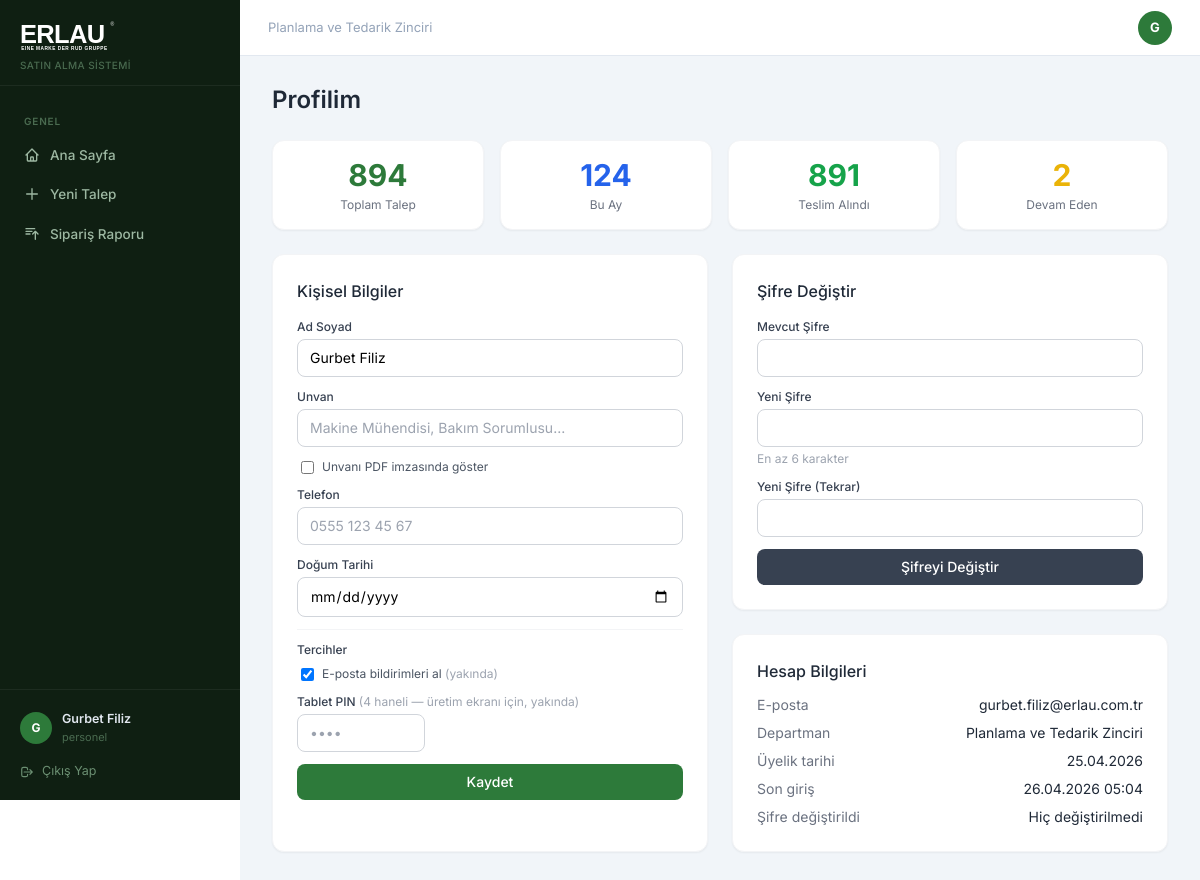
Screenshot of /profil (signed in) with the database file from the repository.
### app/models.py (models this page shows)
class User(db.Model, UserMixin):
    id = db.Column(db.Integer, primary_key=True)
    name = db.Column(db.String(100), nullable=False)
    email = db.Column(db.String(120), unique=True, nullable=False)
    password = db.Column(db.String(200), nullable=False)
    role = db.Column(db.String(20), default='personel')
    department_id = db.Column(db.Integer, db.ForeignKey('department.id'))
    created_at = db.Column(db.DateTime, default=datetime.utcnow)
    is_active = db.Column(db.Boolean, default=True)
    unvan = db.Column(db.String(100))
    telefon = db.Column(db.String(20))
    dogum_tarihi = db.Column(db.Date)
    unvan_pdf_goster = db.Column(db.Boolean, default=False)
    son_giris = db.Column(db.DateTime)
    sifre_degisim_tarihi = db.Column(db.DateTime)
    tablet_pin = db.Column(db.String(6))
    bildirim_email = db.Column(db.Boolean, default=True)
    talepler = db.relationship('TalepFormu', backref='talep_eden', lazy=True)

class Department(db.Model):
    id = db.Column(db.Integer, primary_key=True)
    name = db.Column(db.String(100), nullable=False, unique=True)
    users = db.relationship('User', backref='department', lazy=True)

### app/routes.py (the view, shortened to what this page needs)
@main.route('/profil', methods=['GET', 'POST'])
@login_required
def profil():
    from sqlalchemy import func
    toplam = TalepFormu.query.filter_by(talep_eden_id=current_user.id).count()
    durum_sayilari = dict(
        db.session.query(TalepFormu.durum, func.count(TalepFormu.id))
        .filter_by(talep_eden_id=current_user.id)
        .group_by(TalepFormu.durum).all()
    )
    bu_ay_baslangic = datetime.utcnow().replace(day=1, hour=0, minute=0, second=0, microsecond=0)
    bu_ay = TalepFormu.query.filter(
        TalepFormu.talep_eden_id == current_user.id,
        TalepFormu.created_at >= bu_ay_baslangic
    ).count()
    return render_template('profil.html', toplam=toplam, durum_sayilari=durum_sayilari, bu_ay=bu_ay)

### app/models.py (called while the page is built)
@login_manager.user_loader
def load_user(user_id):
    return User.query.get(int(user_id))

### app/templates/profil.html (shortened to what this page needs)
{% extends 'base.html' %}
{% block content %}
<div class="max-w-4xl mx-auto">
  <h1 class="text-2xl font-semibold text-gray-800 mb-6">Profilim</h1>
  <div class="grid grid-cols-2 md:grid-cols-4 gap-4 mb-6">
    <div class="bg-white rounded-xl border border-gray-100 shadow-sm p-4 text-center">
      <div class="text-3xl font-bold erlau-green-text">{{ toplam }}</div>
      <div class="text-xs text-gray-500 mt-1">Toplam Talep</div>
    </div>
    <div class="bg-white rounded-xl border border-gray-100 shadow-sm p-4 text-center">
      <div class="text-3xl font-bold text-blue-600">{{ bu_ay }}</div>
      <div class="text-xs text-gray-500 mt-1">Bu Ay</div>
    </div>
    <div class="bg-white rounded-xl border border-gray-100 shadow-sm p-4 text-center">
      <div class="text-3xl font-bold text-green-600">{{ durum_sayilari.get('teslim_alindi', 0) }}</div>
      <div class="text-xs text-gray-500 mt-1">Teslim Alındı</div>
    </div>
    <div class="bg-white rounded-xl border border-gray-100 shadow-sm p-4 text-center">
      <div class="text-3xl font-bold text-yellow-500">{{ durum_sayilari.get('bekliyor', 0) + durum_sayilari.get('onaylandi', 0) + durum_sayilari.get('yolda', 0) }}</div>
      <div class="text-xs text-gray-500 mt-1">Devam Eden</div>
    </div>
  </div>
  <div class="grid grid-cols-1 md:grid-cols-2 gap-6">
    <div class="bg-white rounded-xl border border-gray-100 shadow-sm p-6">
      <h2 class="font-medium text-gray-800 mb-4">Kişisel Bilgiler</h2>
      <form method="POST">
        <div class="space-y-3">
          <div>
            <label class="block text-xs font-medium text-gray-700 mb-1">Ad Soyad</label>
            <input type="text" name="name" value="{{ current_user.name }}" required
              class="w-full border border-gray-300 rounded-lg px-3 py-2 text-sm focus:outline-none focus:ring-2 focus:ring-green-400">
          </div>
          <div>
            <label class="block text-xs font-medium text-gray-700 mb-1">Unvan</label>
            <input type="text" name="unvan" value="{{ current_user.unvan or '' }}" placeholder="Makine Mühendisi, Bakım Sorumlusu..."
              class="w-full border border-gray-300 rounded-lg px-3 py-2 text-sm focus:outline-none focus:ring-2 focus:ring-green-400">
          </div>
          <div class="flex items-center gap-2 ml-1">
            <input type="checkbox" name="unvan_pdf_goster" value="1" id="unvan_pdf"
              class="rounded border-gray-300 text-green-600">
            <label for="unvan_pdf" class="text-xs text-gray-600">Unvanı PDF imzasında göster</label>
          </div>
          <div>
            <label class="block text-xs font-medium text-gray-700 mb-1">Telefon</label>
            <input type="tel" name="telefon" value="{{ current_user.telefon or '' }}" placeholder="0555 123 45 67"
              class="w-full border border-gray-300 rounded-lg px-3 py-2 text-sm focus:outline-none focus:ring-2 focus:ring-green-400">
          </div>
          <div>
            <label class="block text-xs font-medium text-gray-700 mb-1">Doğum Tarihi</label>
            <input type="date" name="dogum_tarihi" value="{{ current_user.dogum_tarihi.isoformat() if current_user.dogum_tarihi else '' }}"
              class="w-full border border-gray-300 rounded-lg px-3 py-2 text-sm focus:outline-none focus:ring-2 focus:ring-green-400">
          </div>
          <div class="border-t border-gray-100 pt-3">
            <p class="text-xs font-medium text-gray-700 mb-2">Tercihler</p>
            <div class="flex items-center gap-2 ml-1 mb-2">
              <input type="checkbox" name="bildirim_email" value="1" id="bildirim_email"
                {% if current_user.bildirim_email %}checked{% endif %}
                class="rounded border-gray-300 text-green-600">
              <label for="bildirim_email" class="text-xs text-gray-600">E-posta bildirimleri al <span class="text-gray-400">(yakında)</span></label>
            </div>
          </div>
          <div>
            <label class="block text-xs font-medium text-gray-700 mb-1">
              Tablet PIN <span class="text-gray-400 font-normal">(4 haneli — üretim ekranı için, yakında)</span>
            </label>
            <input type="password" name="tablet_pin" value="{{ current_user.tablet_pin or '' }}"
              placeholder="••••" maxlength="4" pattern="\d{4}"
              class="w-32 border border-gray-300 rounded-lg px-3 py-2 text-sm focus:outline-none focus:ring-2 focus:ring-green-400">
          </div>
          <button type="submit" class="w-full erlau-green text-white py-2 rounded-lg text-sm font-medium hover:opacity-90 mt-2">
            Kaydet
          </button>
        </div>
      </form>
    </div>
    <div class="space-y-6">
      <div class="bg-white rounded-xl border border-gray-100 shadow-sm p-6">
        <h2 class="font-medium text-gray-800 mb-4">Şifre Değiştir</h2>
        <form method="POST">
          <div class="space-y-3">
            <div>
              <label class="block text-xs font-medium text-gray-700 mb-1">Mevcut Şifre</label>
              <input type="password" name="mevcut_sifre" required
                class="w-full border border-gray-300 rounded-lg px-3 py-2 text-sm focus:outline-none focus:ring-2 focus:ring-green-400">
            </div>
            <div>
              <label class="block text-xs font-medium text-gray-700 mb-1">Yeni Şifre</label>
              <input type="password" name="yeni_sifre" required minlength="6"
                class="w-full border border-gray-300 rounded-lg px-3 py-2 text-sm focus:outline-none focus:ring-2 focus:ring-green-400">
              <p class="text-xs text-gray-400 mt-1">En az 6 karakter</p>
            </div>
            <div>
              <label class="block text-xs font-medium text-gray-700 mb-1">Yeni Şifre (Tekrar)</label>
              <input type="password" name="yeni_sifre_tekrar" required minlength="6"
                class="w-full border border-gray-300 rounded-lg px-3 py-2 text-sm focus:outline-none focus:ring-2 focus:ring-green-400">
            </div>
            <button type="submit" class="w-full bg-gray-700 text-white py-2 rounded-lg text-sm font-medium hover:bg-gray-800">
              Şifreyi Değiştir
            </button>
          </div>
        </form>
      </div>
      <div class="bg-white rounded-xl border border-gray-100 shadow-sm p-6">
        <h2 class="font-medium text-gray-800 mb-3">Hesap Bilgileri</h2>
        <div class="space-y-2 text-sm">
          <div class="flex justify-between">
            <span class="text-gray-500">E-posta</span>
            <span class="text-gray-800">{{ current_user.email }}</span>
          </div>
          <div class="flex justify-between">
            <span class="text-gray-500">Departman</span>
            <span class="text-gray-800">{{ current_user.department.name if current_user.department else '-' }}</span>
          </div>
          <div class="flex justify-between">
            <span class="text-gray-500">Üyelik tarihi</span>
            <span class="text-gray-800">{{ current_user.created_at.strftime('%d.%m.%Y') }}</span>
          </div>
          <div class="flex justify-between">
            <span class="text-gray-500">Son giriş</span>
            <span class="text-gray-800">{{ current_user.son_giris.strftime('%d.%m.%Y %H:%M') if current_user.son_giris else '-' }}</span>
          </div>
          <div class="flex justify-between">
            <span class="text-gray-500">Şifre değiştirildi</span>
            <span class="text-gray-800">{{ current_user.sifre_degisim_tarihi.strftime('%d.%m.%Y') if current_user.sifre_degisim_tarihi else 'Hiç değiştirilmedi' }}</span>
          </div>
        </div>
      </div>
    </div>
  </div>
</div>
{% endblock %}

### app/templates/base.html (shortened to what this page needs)
<!DOCTYPE html>
<html lang="tr">
<head>
<script src="https://cdn.tailwindcss.com"></script>
</head>
<body>
{% if current_user.is_authenticated %}
<div style="display:flex">
  <aside class="sidebar" style="position:sticky;top:0;height:100vh;overflow-y:auto;display:flex;flex-direction:column">
    <div style="padding:20px 20px 12px;border-bottom:1px solid rgba(255,255,255,.06)">
      <img src="{{ url_for('static', filename='logo.svg') }}" alt="Erlau" style="height:32px;filter:brightness(0) invert(1)">
      <p style="font-size:10px;color:#4a6b50;margin-top:6px;font-weight:500;letter-spacing:.04em">SATIN ALMA SİSTEMİ</p>
    </div>
    <nav style="padding:12px 0;flex:1">
      <div class="sidebar-section">Genel</div>
      <a href="{{ url_for('main.dashboard') }}" class="sidebar-link {% if request.endpoint == 'main.dashboard' %}active{% endif %}">
        <svg fill="none" stroke="currentColor" viewBox="0 0 24 24"><path stroke-linecap="round" stroke-linejoin="round" stroke-width="2" d="M3 12l2-2m0 0l7-7 7 7M5 10v10a1 1 0 001 1h3m10-11l2 2m-2-2v10a1 1 0 01-1 1h-3m-6 0a1 1 0 001-1v-4a1 1 0 011-1h2a1 1 0 011 1v4a1 1 0 001 1m-6 0h6"/></svg>
        Ana Sayfa
      </a>
      <a href="{{ url_for('main.yeni_talep') }}" class="sidebar-link {% if request.endpoint == 'main.yeni_talep' %}active{% endif %}">
        <svg fill="none" stroke="currentColor" viewBox="0 0 24 24"><path stroke-linecap="round" stroke-linejoin="round" stroke-width="2" d="M12 4v16m8-8H4"/></svg>
        Yeni Talep
      </a>
      <a href="{{ url_for('satin_alma.siparis_raporu') }}" class="sidebar-link {% if request.endpoint == 'satin_alma.siparis_raporu' %}active{% endif %}">
        <svg fill="none" stroke="currentColor" viewBox="0 0 24 24"><path stroke-linecap="round" stroke-linejoin="round" stroke-width="2" d="M3 4h13M3 8h9m-9 4h6m4 0l4-4m0 0l4 4m-4-4v12"/></svg>
        Sipariş Raporu
      </a>
    </nav>
    <div style="padding:12px;border-top:1px solid rgba(255,255,255,.06)">
      <a href="{{ url_for('main.profil') }}" style="display:flex;align-items:center;gap:10px;padding:8px;border-radius:8px;text-decoration:none;transition:background .15s" onmouseover="this.style.background='rgba(255,255,255,.06)'" onmouseout="this.style.background='transparent'">
        <div style="width:32px;height:32px;border-radius:50%;background:#2d7a3a;display:flex;align-items:center;justify-content:center;font-size:12px;font-weight:700;color:#fff;flex-shrink:0">{{ current_user.name[:1].upper() }}</div>
        <div style="flex:1;min-width:0">
          <p style="font-size:12.5px;font-weight:600;color:#e2e8f0;white-space:nowrap;overflow:hidden;text-overflow:ellipsis">{{ current_user.name }}</p>
          <p style="font-size:11px;color:#4a6b50;white-space:nowrap;overflow:hidden;text-overflow:ellipsis">{{ current_user.unvan or current_user.role }}</p>
        </div>
      </a>
      <a href="{{ url_for('auth.logout') }}" style="display:flex;align-items:center;gap:8px;padding:7px 8px;border-radius:8px;font-size:12.5px;color:#6b8f72;text-decoration:none;transition:all .15s;margin-top:2px" onmouseover="this.style.color='#ef4444';this.style.background='rgba(239,68,68,.08)'" onmouseout="this.style.color='#6b8f72';this.style.background='transparent'">
        <svg style="width:14px;height:14px" fill="none" stroke="currentColor" viewBox="0 0 24 24"><path stroke-linecap="round" stroke-linejoin="round" stroke-width="2" d="M17 16l4-4m0 0l-4-4m4 4H7m6 4v1a3 3 0 01-3 3H6a3 3 0 01-3-3V7a3 3 0 013-3h4a3 3 0 013 3v1"/></svg>
        Çıkış Yap
      </a>
    </div>
  </aside>
  <div class="content-area">
    <div class="topbar">
      <p style="font-size:13px;color:#94a3b8">{{ current_user.department.name if current_user.department else 'Erlau' }}</p>
      <a href="{{ url_for('main.profil') }}" style="width:34px;height:34px;border-radius:50%;background:#2d7a3a;display:flex;align-items:center;justify-content:center;font-size:13px;font-weight:700;color:#fff;text-decoration:none">{{ current_user.name[:1].upper() }}</a>
    </div>
    <div class="page-content">
{% endif %}
{% block content %}{% endblock %}
{% if current_user.is_authenticated %}
    </div>
  </div>
</div>
{% else %}
</div>
{% endif %}
</body>
</html>

### app/templates/base.html (style rules this page uses)
* { font-family: 'Inter', sans-serif; }
.sidebar { background: #0f1f12; min-height: 100vh; width: 240px; flex-shrink: 0; }
.sidebar-link { display: flex; align-items: center; gap: 10px; padding: 9px 16px; border-radius: 8px; font-size: 13.5px; font-weight: 500; color: #9db8a2; transition: all .15s; margin: 1px 8px; text-decoration: none; }
.sidebar-link svg { width: 16px; height: 16px; flex-shrink: 0; }
.sidebar-section { font-size: 10px; font-weight: 600; color: #4a6b50; text-transform: uppercase; letter-spacing: .08em; padding: 16px 24px 6px; }
.content-area { flex: 1; background: #f1f5f9; min-height: 100vh; overflow-x: hidden; }
.topbar { background: #fff; border-bottom: 1px solid #e2e8f0; padding: 0 28px; height: 56px; display: flex; align-items: center; justify-content: space-between; position: sticky; top: 0; z-index: 10; }
.erlau-green { background-color: #2d7a3a !important; }
.erlau-green-text { color: #2d7a3a !important; }
.page-content { padding: 28px; }

### rows the page displays
User: name "G", name "Gurbet Filiz", unvan+role "personel", bildirim_email "☑", email "gurbet.filiz@erlau.com.tr", created_at "25.04.2026", son_giris "26.04.2026 05:04", sifre_degisim_tarihi "Hiç değiştirilmedi"
Department: department "Planlama ve Tedarik Zinciri"

### other values shown
{{ toplam }} "894"
{{ bu_ay }} "124"
{{ durum_sayilari.get('teslim_alindi', 0) }} "891"
